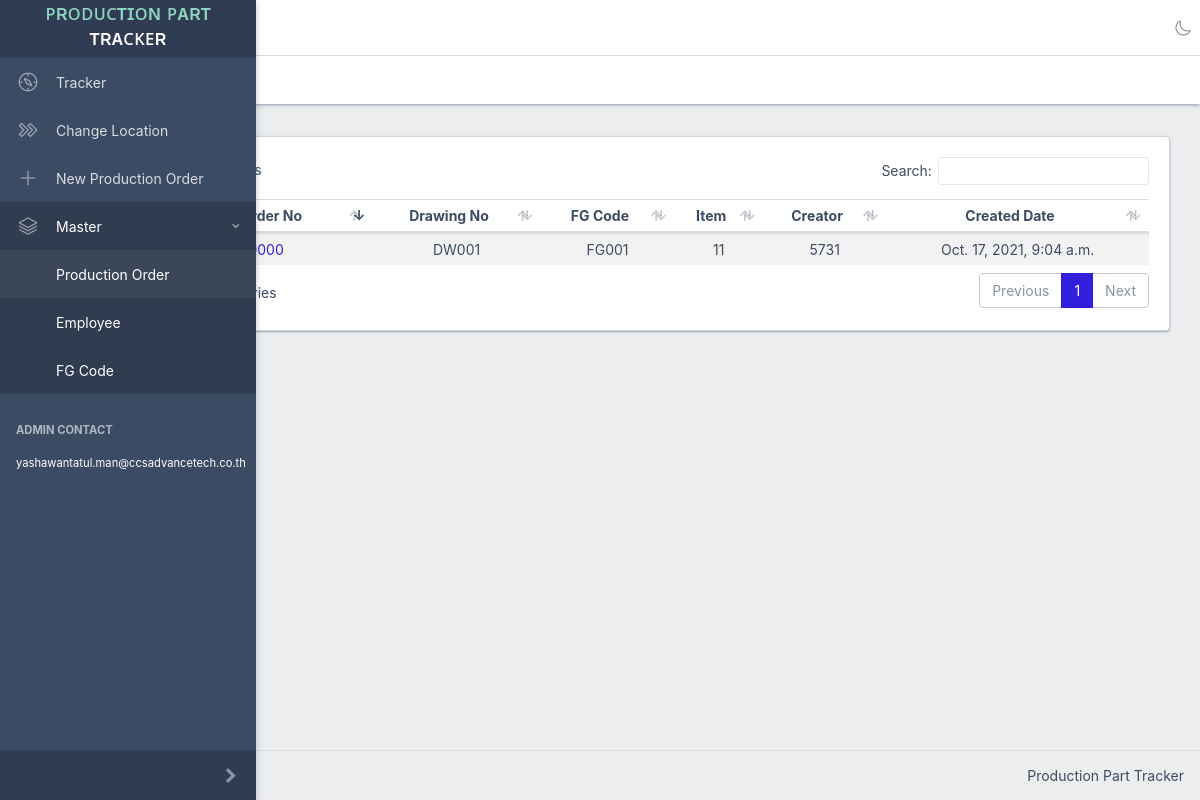
/order_master/, run on the app's committed database.
### pptapp/models.py (models this page shows)
class Order(models.Model):
    no = models.CharField(max_length=20, primary_key=True)
    drawing_no = models.CharField(max_length=20, default="-")
    fg_code = models.CharField(max_length=20, default="-")
    emp_id = models.CharField(max_length=20, default="-") # CREATOR
    date_modified = models.DateTimeField(auto_now=True)
    date_published = models.DateTimeField(auto_now_add=True)

### pptapp/views.py (the view)
# urls.py: path('order_master/', views.order_master, name='order_master'),
def order_master(request):
    orders = Order.objects.all()
    items = []
    for order in orders:
        serials = Serial.objects.filter(order=order)
        items.append(len(serials))
    context = {
        'orders' : orders,
        'items' : items,
    }
    return render(request, 'order_master.html', context)

### pptapp/templatetags/extra.py (called while the page is built)
@register.filter
def index(indexable, i):
    return indexable[i]

### templates/order_master.html (shortened to what this page needs)
<!DOCTYPE html>
{% load static %}
{% load extra %}
<html lang="en">
  <head>
    <link rel="stylesheet" href="{% static "css/style.css" %}">
    <link href="{% static "vendors/@coreui/icons/css/free.min.css" %}" rel="stylesheet">
    <link href="{% static "vendors/@coreui/icons/css/brand.min.css" %}" rel="stylesheet">
    <link rel="stylesheet" href="{% static "vendors/datatables.net-bs4/css/dataTables.bootstrap4.css" %}">
  </head>
  <body class="c-app c-no-layout-transition">
    {% include 'sidebar.html' %}
    <div class="c-wrapper">
      <header class="c-header c-header-light c-header-fixed">
        {% include 'header.html' %}
        <div class="c-subheader justify-content-between px-3">
          <ol class="breadcrumb border-0 m-0 px-0 px-md-3">
          </ol>
        </div>
      </header>
      <div class="c-body">
        <main class="c-main">
          <div class="container-fluid">
            <div class="fade-in">
              <div class="row">
                  <div class="col-sm-12 col-md-12">
                    <div class="card border-secondary">
                      <div class="card-body">
                        <table class="table table-sm table-striped datatable text-center" id="serial_code_table">
                          <thead>
                            <tr>
                              <th>Production Order No</th>
                              <th>Drawing No</th>
                              <th>FG Code</th>
                              <th>Item</th>
                              <th>Creator</th>
                              <th>Created Date</th>
                            </tr>
                          </thead>
                          <tbody>
                            {% for order in orders %}
                            <tr>
                              <td><a href="/order/{{order.no}}">{{order.no}}</a></td>
                              <td>{{order.drawing_no}}</td>
                              <td>{{order.fg_code}}</td>
                              <td>{{items|index:forloop.counter0}}</td>
                              <td>{{order.emp_id}}</td>
                              <td>{{order.date_published}}</td>
                            </tr>
                            {% endfor %}
                          </tbody>
                        </table>
                      </div>
                    </div>
                  </div>
                </div>
            </div>
          </div>
        </main>
      </div>
      {% include 'footer.html' %}
    </div>
  </body>
</html>

### data on the page
Order: drawing_no "DW001", fg_code "FG001", counter0 "11", emp_id "5731", date_published "Oct. 17, 2021, 9:04 a.m."
